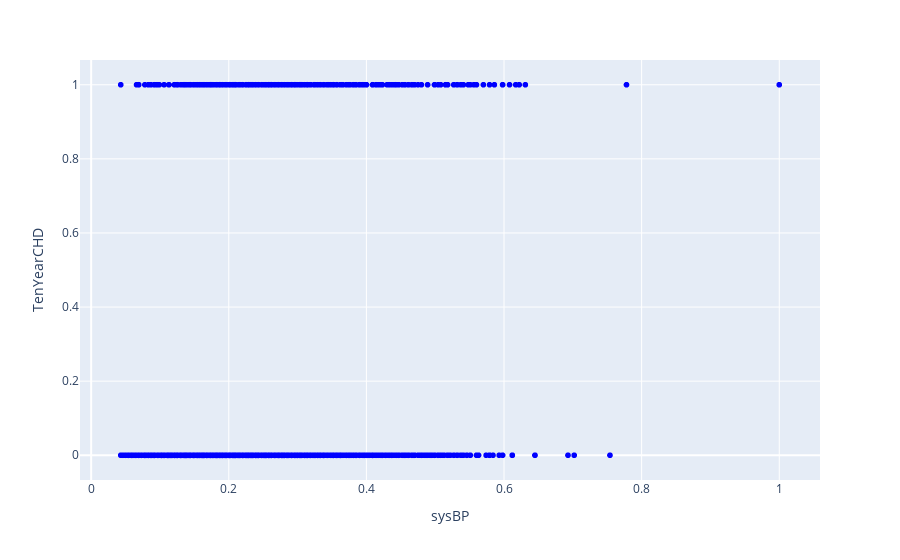

Notebook code cell kept with this figure:
### Code cell
ex.scatter(df,x='sysBP',y='TenYearCHD', 
             color_discrete_sequence=['blue','yellow','black'])

### Figure 1 — Plotly figure (JSON) as saved in the notebook; plotly's stock layout.template omitted (floating-point values rounded to 4 significant figures; data arrays with more than 128 entries replaced by an {"elided": "..."} marker saying what was removed)
{"data": [{"hovertemplate": "sysBP=%{x}<br>TenYearCHD=%{y}<extra></extra>", "legendgroup": "", "marker": {"color": "blue", "symbol": "circle"}, "mode": "markers", "name": "", "showlegend": false, "type": "scattergl", "x": {"elided": "3737 float values"}, "xaxis": "x", "y": {"elided": "3737 int values"}, "yaxis": "y"}], "layout": {"autosize": true, "legend": {"tracegroupgap": 0}, "margin": {"t": 60}, "xaxis": {"anchor": "y", "autorange": true, "domain": [0, 1], "range": [-0.01492, 1.058], "title": {"text": "sysBP"}, "type": "linear"}, "yaxis": {"anchor": "x", "autorange": true, "domain": [0, 1], "range": [-0.07743, 1.077], "title": {"text": "TenYearCHD"}, "type": "linear"}}}
